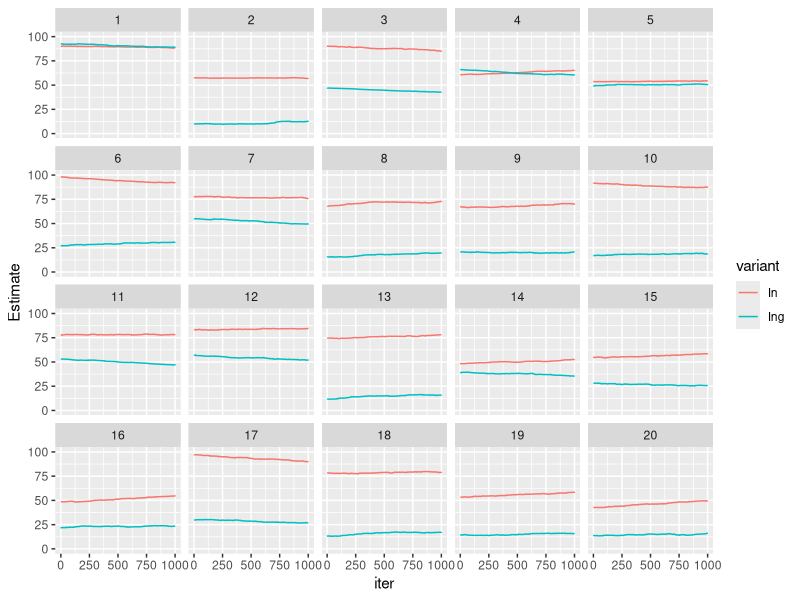
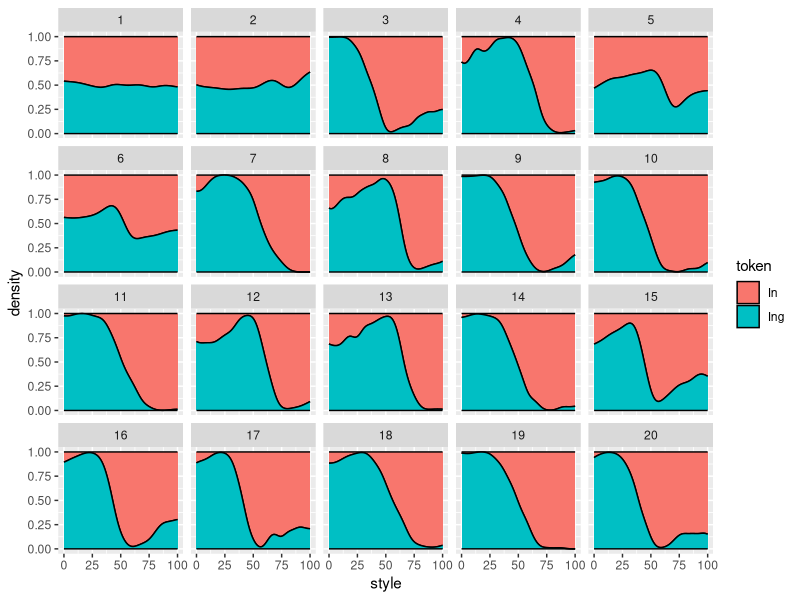

Source code (R) for these figures, in order: (Note: a time limit stopped this script after it produced the figures.)

library(ggplot2)
library(reshape2)
library(plyr)


generate_new_speaker <- function(niter, generation, min = 0, max = 100){
  # This function generates a new learner.
#"In" and "Ing" are the (mean) style values for each variant
#token is whihc variant they just heard
#style is which style "
  experience <- list(In    = vector(length = niter),
                     Ing   = vector(length = niter),
                     token = vector(length = niter),
                     style = vector(length = niter),
                     iter  = 1:niter,
                     generation = rep(generation, niter)
                    )
#  experience[["Ing"]][1]   <- (max-min)/2
#  experience[["In"]][1]    <- (max-min)/2

#JCW: I am changing the above to be values generated from old_speaker


currentobs <- generate_from_speaker(old_speaker)

if(currentobs[["token"]] == "Ing"){
	while(currentobs[["token"]] == "Ing"){
		lastobs <- currentobs
		currentobs <- generate_from_speaker(old_speaker)
	}

   	experience[["Ing"]][1]   <- lastobs[["style"]]
   	experience[["In"]][1]    <- currentobs[["style"]]
	
	#debug
	print("Ing")
	print(lastobs[["style"]])
	print(currentobs[["style"]])
}

else {
	while(currentobs[["token"]] == "In"){
		lastobs <- currentobs
		currentobs <- generate_from_speaker(old_speaker)
	}

   	experience[["Ing"]][1]   <- currentobs[["style"]]
   	experience[["In"]][1]    <- lastobs[["style"]]
	
	#debug
	print("In")
	print(lastobs[["style"]])
	print(currentobs[["style"]])
}
  experience[["token"]][1] <- NA
  experience[["style"]][1] <- NA
  return(experience)
}

update_speaker <- function(speaker, lambda, iter, token, style){
  # this function updates a learner with input
#speaker is basically experience  
other_token <- c(In = "Ing", Ing = "In")
  other <- other_token[token]

#expectation is a style value    
  previous_expectation <- speaker[[token]][iter-1]

#If its closer than 1 unit to the expectation than dist = 1
  dist    <- max(1, abs(style-previous_expectation))

#weight is smaller at larger distances from the expectation
  weight  <- lambda * (1/(dist^2))

#check this update with Joe  
  new_expectation <- (previous_expectation * (1-weight)) + (style * weight)
  
  speaker[[token]][iter]   <- new_expectation
  speaker[[other]][iter]   <- speaker[[other]][iter-1]
  speaker[["style"]][iter] <- style
  speaker[["token"]][iter] <- token
    
  return(speaker)
}

generate_from_speaker <- function(speaker, min = 0, max = 100, eps = 0.001){
  # this function generates a tokens from a mature speaker
  #Choose style to speak, which is an independent choice
  style <- runif(1, min, max)

#Takes their last expectation for the style of each token
  In_expect  <- rev(speaker[["In"]])[1]
  Ing_expect <- rev(speaker[["Ing"]])[1]
  
#eps is epsilon, the smallest value that something can take, as in clustering algorithms
  In_dist  <- max(eps, abs(style - In_expect))
  Ing_dist <- max(eps, abs(style - Ing_expect))
  
  In_weight  <- 1/(In_dist^2)
  Ing_weight <- 1/(Ing_dist^2)
  
  In_prob  <- In_weight /(In_weight+Ing_weight)
  Ing_prob <- Ing_weight/(In_weight+Ing_weight)
  
  token <- sample(c("In","Ing"), size=1, prob=c(In_prob,Ing_prob))
  
  return(list(style = style, token = token))
}

#initializing old speaker. these will be the style values for generation 0.

#old_speaker should have SAME STYLE for in/ing, to model first generation after doublet is innovated
old_speaker <- list(In    = 50,
                     Ing   = 50,
                     token = NA,
                     style = NA)

ngenerations <- 20
niter <- 1000
lambda <- 0.3

generations <- vector(length = ngenerations, mode = "list")


for(gen in 1:ngenerations){
  new_speaker <- generate_new_speaker(niter = niter, generation=gen)
  for(iter in 2:niter){
    obs <- generate_from_speaker(old_speaker)
#obs is a token and its associated style    
    token <- obs[["token"]]
    style <- obs[["style"]]
    
    new_speaker <- update_speaker(new_speaker, lambda=lambda, iter=iter, token=token, style=style)
  }
  generations[[gen]] <- as.data.frame(new_speaker)
  old_speaker <- new_speaker
}


generations.df <- rbind.fill(generations)

generations.df.melt <- melt(generations.df, value.name = "Estimate", id.vars = c("token", "style", "iter", "generation"), variable.name = "variant", na.rm = TRUE, measure.vars = c("In", "Ing"))

pdf("1000iterPerGen.pdf")

ggplot(generations.df.melt, aes(x = iter, y = Estimate, color=variant, group=variant))+
    geom_step()+
    facet_wrap(~generation)+
    ylim(0,100)

#ggplot(generations.df, aes(iter, Ing))+
#  geom_step()+
#  facet_wrap(~generation)+
#  ylim(50,100)

ggplot(subset(generations.df, !is.na(style)), aes(style, fill = token))+
  stat_density(color = "black", position = "fill")+
  facet_wrap(~generation)

dev.off()


#Reinitializing old speaker for new run. These will be the style values for generation 0.

#old_speaker should have SAME STYLE for in/ing, to model first generation after doublet is innovated
old_speaker <- list(In    = 50,
                     Ing   = 50,
                     token = NA,
                     style = NA)

ngenerations <- 20
niter <- 20000
lambda <- 0.3

generations <- vector(length = ngenerations, mode = "list")


for(gen in 1:ngenerations){
  new_speaker <- generate_new_speaker(niter = niter, generation=gen)
  for(iter in 2:niter){
    obs <- generate_from_speaker(old_speaker)
#obs is a token and its associated style    
    token <- obs[["token"]]
    style <- obs[["style"]]
    
    new_speaker <- update_speaker(new_speaker, lambda=lambda, iter=iter, token=token, style=style)
  }
  generations[[gen]] <- as.data.frame(new_speaker)
  old_speaker <- new_speaker
}


generations.df <- rbind.fill(generations)

generations.df.melt <- melt(generations.df, value.name = "Estimate", id.vars = c("token", "style", "iter", "generation"), variable.name = "variant", na.rm = TRUE, measure.vars = c("In", "Ing"))

pdf("20000iterPerGen.pdf")

ggplot(generations.df.melt, aes(x = iter, y = Estimate, color=variant, group=variant))+
    geom_step()+
    facet_wrap(~generation)+
    ylim(0,100)

#ggplot(generations.df, aes(iter, Ing))+
#  geom_step()+
#  facet_wrap(~generation)+
#  ylim(50,100)

ggplot(subset(generations.df, !is.na(style)), aes(style, fill = token))+
  stat_density(color = "black", position = "fill")+
  facet_wrap(~generation)

dev.off()
